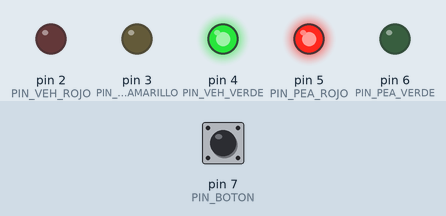
The sketch below on a simulated Arduino Uno, built with avr-gcc and run on an emulated ATmega328P. Shown: output pins drawn as LEDs (lit = HIGH). The test bench sets the inputs (shaded band); at power-on: pin 7 (PIN_BOTON) HIGH.

Above: at 1.2 s.
1.3 s: pin 7 (PIN_BOTON) pulled LOW for 0.15 s
At 8.8 s:
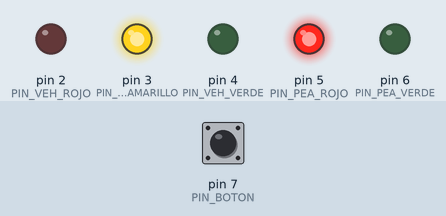
At 10.3 s:
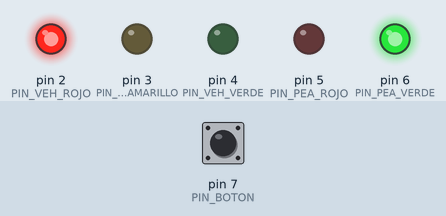
Timing chart, 0 to 26.5 s (numbered marks = the images above; inputs shaded):
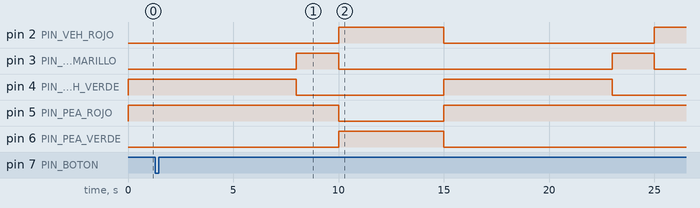

Measured:
- after the input at 1.3 s, pin 5 (PIN_PEA_ROJO): HIGH → LOW after 8.7 s, → HIGH 5.0 s later; pin 6 (PIN_PEA_VERDE): LOW → HIGH after 8.7 s, → LOW 5.0 s later
- by itself, pin 3 (PIN_VEH_AMARILLO): alternates HIGH for 2.0 s and LOW for 13.0 s

The sketch:

Semaforo_con_Leds.ino
```cpp
/*
  Práctica: Semáforo Vehicular y Peatonal con Máquina de Estados Finitos
  Arduino UNO R4 WiFi

  - Sin delay() en ningún punto: toda la temporización usa millis().
  - Estados modelados con enum class (tipado fuerte, sin fugas al espacio global).
*/

// ---------- Pines ----------
const uint8_t PIN_VEH_ROJO     = 2;
const uint8_t PIN_VEH_AMARILLO = 3;
const uint8_t PIN_VEH_VERDE    = 4;
const uint8_t PIN_PEA_ROJO     = 5;
const uint8_t PIN_PEA_VERDE    = 6;
const uint8_t PIN_BOTON        = 7;

// ---------- Duraciones (ms) ----------
const unsigned long T_VEH_VERDE     = 8000;  // vehicular en verde
const unsigned long T_VEH_AMARILLO  = 2000;  // más corto que verde/rojo
const unsigned long T_VEH_ROJO      = 6000;  // vehicular en rojo (sin solicitud peatonal)
const unsigned long T_PEA_VERDE     = 5000;  // peatonal en verde
const unsigned long T_DEBOUNCE      = 50;    // antirrebote del botón

// ---------- Estados de la FSM ----------
enum class EstadoSemaforo {
  VEH_VERDE,
  VEH_AMARILLO,
  VEH_ROJO,
  PEA_VERDE
};

// ---------- Variables de estado global ----------
EstadoSemaforo estadoActual = EstadoSemaforo::VEH_VERDE;
unsigned long inicioEstado = 0;          // millis() en que se entró al estado actual
bool solicitudPeatonal = false;          // flag "armado" por el botón

// ---------- Antirrebote del botón ----------
// Se separan dos roles que antes estaban mezclados en una sola variable:
// - ultimaLecturaCruda: la última lectura física del pin, usada solo para
//   detectar cambios y reiniciar el temporizador de rebote.
// - estadoEstable: el último valor ya confirmado (estable durante T_DEBOUNCE),
//   usado para detectar el flanco de bajada real.
int ultimaLecturaCruda = HIGH;           // con INPUT_PULLUP, HIGH = suelto
int estadoEstable = HIGH;
unsigned long ultimoCambioLectura = 0;

// =====================================================================
// Apaga todos los LEDs y enciende solo los que corresponden al estado
// =====================================================================
void aplicarSalidasEstado(EstadoSemaforo estado) {
  digitalWrite(PIN_VEH_ROJO, LOW);
  digitalWrite(PIN_VEH_AMARILLO, LOW);
  digitalWrite(PIN_VEH_VERDE, LOW);
  digitalWrite(PIN_PEA_ROJO, LOW);
  digitalWrite(PIN_PEA_VERDE, LOW);

  switch (estado) {
    case EstadoSemaforo::VEH_VERDE:
      digitalWrite(PIN_VEH_VERDE, HIGH);
      digitalWrite(PIN_PEA_ROJO, HIGH);
      break;

    case EstadoSemaforo::VEH_AMARILLO:
      digitalWrite(PIN_VEH_AMARILLO, HIGH);
      digitalWrite(PIN_PEA_ROJO, HIGH);
      break;

    case EstadoSemaforo::VEH_ROJO:
      digitalWrite(PIN_VEH_ROJO, HIGH);
      digitalWrite(PIN_PEA_ROJO, HIGH);
      break;

    case EstadoSemaforo::PEA_VERDE:
      digitalWrite(PIN_VEH_ROJO, HIGH);   // el vehicular se mantiene en rojo
      digitalWrite(PIN_PEA_VERDE, HIGH);
      break;
  }
}

// =====================================================================
// Transición: cambia de estado, marca el tiempo de entrada y aplica
// las salidas correspondientes (acción de entrada del estado)
// =====================================================================
void cambiarEstado(EstadoSemaforo nuevoEstado) {
  estadoActual = nuevoEstado;
  inicioEstado = millis();
  aplicarSalidasEstado(nuevoEstado);
}

// =====================================================================
// Lee el botón con antirrebote. Devuelve true una sola vez, en el
// instante justo en que se detecta una pulsación válida (flanco de bajada).
// =====================================================================
bool botonPresionado() {
  int lectura = digitalRead(PIN_BOTON);
  bool presionDetectada = false;

  if (lectura != ultimaLecturaCruda) {
    ultimoCambioLectura = millis();
  }

  if ((millis() - ultimoCambioLectura) > T_DEBOUNCE) {
    // La lectura lleva estable más de T_DEBOUNCE: si cambió respecto
    // al último estado confirmado, es un cambio real (no rebote).
    if (lectura != estadoEstable) {
      estadoEstable = lectura;
      if (estadoEstable == LOW) {
        presionDetectada = true;
      }
    }
  }

  ultimaLecturaCruda = lectura;
  return presionDetectada;
}

// =====================================================================
// setup()
// =====================================================================
void setup() {
  pinMode(PIN_VEH_ROJO, OUTPUT);
  pinMode(PIN_VEH_AMARILLO, OUTPUT);
  pinMode(PIN_VEH_VERDE, OUTPUT);
  pinMode(PIN_PEA_ROJO, OUTPUT);
  pinMode(PIN_PEA_VERDE, OUTPUT);
  pinMode(PIN_BOTON, INPUT_PULLUP);

  cambiarEstado(EstadoSemaforo::VEH_VERDE);
}

// =====================================================================
// loop()
// =====================================================================
void loop() {
  unsigned long ahora = millis();
  unsigned long transcurrido = ahora - inicioEstado;

  // --- Lectura del botón: solo "arma" la solicitud si el vehicular
  //     está en VERDE o AMARILLO (requisito 3) ---
  if (botonPresionado()) {
    if (estadoActual == EstadoSemaforo::VEH_VERDE ||
        estadoActual == EstadoSemaforo::VEH_AMARILLO) {
      solicitudPeatonal = true;
    }
    // Si se presiona en otro estado, simplemente se ignora.
  }

  // --- Lógica de transición de la FSM ---
  switch (estadoActual) {

    case EstadoSemaforo::VEH_VERDE:
      if (transcurrido >= T_VEH_VERDE) {
        cambiarEstado(EstadoSemaforo::VEH_AMARILLO);
      }
      break;

    case EstadoSemaforo::VEH_AMARILLO:
      if (transcurrido >= T_VEH_AMARILLO) {
        cambiarEstado(EstadoSemaforo::VEH_ROJO);
      }
      break;

    case EstadoSemaforo::VEH_ROJO:
      if (solicitudPeatonal) {
        // Hay solicitud pendiente: en cuanto el vehicular llega a rojo,
        // se atiende de inmediato (requisito 4).
        solicitudPeatonal = false;
        cambiarEstado(EstadoSemaforo::PEA_VERDE);
      } else if (transcurrido >= T_VEH_ROJO) {
        // Nadie pidió cruzar: el ciclo sigue solo (requisito 5).
        cambiarEstado(EstadoSemaforo::VEH_VERDE);
      }
      break;

    case EstadoSemaforo::PEA_VERDE:
      if (transcurrido >= T_PEA_VERDE) {
        cambiarEstado(EstadoSemaforo::VEH_VERDE);
      }
      break;
  }
}
```
